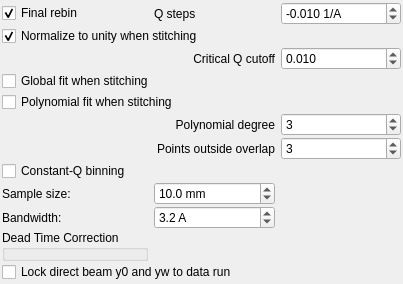
          <widget class="QWidget" name="reflectivity_extraction_global">
           <property name="geometry">
            <rect>
             <x>0</x>
             <y>0</y>
             <width>403</width>
             <height>244</height>
            </rect>
           </property>
           <attribute name="label">
            <string>Reflectivity Extraction (Global)</string>
           </attribute>
           <layout class="QGridLayout" name="gridLayout_3">
            <property name="leftMargin">
             <number>2</number>
            </property>
            <property name="topMargin">
             <number>2</number>
            </property>
            <property name="rightMargin">
             <number>2</number>
            </property>
            <property name="bottomMargin">
             <number>2</number>
            </property>
            <property name="verticalSpacing">
             <number>1</number>
            </property>
            <item row="0" column="1">
             <widget class="QCheckBox" name="final_rebin_checkbox">
              <property name="toolTip">
               <string>Check for apply a final Q rebinning</string>
              </property>
              <property name="text">
               <string>Final rebin</string>
              </property>
              <property name="checked">
               <bool>true</bool>
              </property>
             </widget>
            </item>
            <item row="0" column="2">
             <widget class="QLabel" name="label_45">
              <property name="text">
               <string>Q steps</string>
              </property>
             </widget>
            </item>
            <item row="0" column="3">
             <widget class="QDoubleSpinBox" name="q_rebin_spinbox">
              <property name="toolTip">
               <string>Step size in Q for rebinning. Negative number produce a logarithmic binning</string>
              </property>
              <property name="suffix">
               <string> 1/A</string>
              </property>
              <property name="decimals">
               <number>3</number>
              </property>
              <property name="minimum">
               <double>-0.100000000000000</double>
              </property>
              <property name="maximum">
               <double>0.100000000000000</double>
              </property>
              <property name="singleStep">
               <double>0.001000000000000</double>
              </property>
              <property name="value">
               <double>-0.010000000000000</double>
              </property>
             </widget>
            </item>
            <item row="11" column="1">
             <widget class="DeadTimeEntryPoint" name="deadtime_entry">
              <property name="title">
               <string>Dead Time Correction</string>
              </property>
             </widget>
            </item>
            <item row="12" column="1" colspan="3">
             <widget class="QCheckBox" name="direct_beam_y_lock_checkbox" native="true">
              <property name="text">
               <string>Lock direct beam y0 and yw to data run</string>
              </property>
              <property name="toolTip">
               <string>The direct beam y0 and yw are taken from the data run instead of from the direct beam table</string>
              </property>
             </widget>
            </item>
            <item row="2" column="1" colspan="2">
             <widget class="QCheckBox" name="normalize_to_unity_checkbox">
              <property name="toolTip">
               <string>Normalize the total reflectivity plateau to unity when stitching</string>
              </property>
              <property name="text">
               <string>Normalize to unity when stitching</string>
              </property>
              <property name="checked">
               <bool>true</bool>
              </property>
             </widget>
            </item>
            <item row="3" column="1" colspan="2">
             <widget class="QLabel" name="label_29">
              <property name="text">
               <string>Critical Q cutoff</string>
              </property>
              <property name="alignment">
               <set>Qt::AlignRight|Qt::AlignTrailing|Qt::AlignVCenter</set>
              </property>
             </widget>
            </item>
            <item row="3" column="3">
             <widget class="QDoubleSpinBox" name="normalization_q_cutoff_spinbox">
              <property name="toolTip">
               <string>Q-value below which the reflectivity should be 1.</string>
              </property>
              <property name="decimals">
               <number>3</number>
              </property>
              <property name="singleStep">
               <double>0.001000000000000</double>
              </property>
              <property name="value">
               <double>0.010000000000000</double>
              </property>
             </widget>
            </item>
            <item row="4" column="1" colspan="2">
             <widget class="QCheckBox" name="global_fit_checkbox">
              <property name="text">
               <string>Global fit when stitching</string>
              </property>
              <property name="toolTip">
               <string>Perform stitching fit using all cross-sections</string>
              </property>
             </widget>
            </item>
            <item row="6" column="3">
             <widget class="QSpinBox" name="polynomial_stitching_degree_spinbox">
              <property name="value">
               <number>3</number>
              </property>
             </widget>
            </item>
            <item row="5" column="1" colspan="2">
             <widget class="QCheckBox" name="polynomial_stitching_checkbox">
              <property name="text">
               <string>Polynomial fit when stitching</string>
              </property>
              <property name="toolTip">
               <string>Use polynomial function to determine scaling factors</string>
              </property>
             </widget>
            </item>
            <item row="6" column="1" colspan="2">
             <widget class="QLabel" name="label_56">
              <property name="text">
               <string>Polynomial degree</string>
              </property>
              <property name="alignment">
               <set>Qt::AlignRight|Qt::AlignTrailing|Qt::AlignVCenter</set>
              </property>
             </widget>
            </item>
            <item row="7" column="1" colspan="2">
             <widget class="QLabel" name="label_57">
              <property name="text">
               <string>Points outside overlap</string>
              </property>
              <property name="alignment">
               <set>Qt::AlignRight|Qt::AlignTrailing|Qt::AlignVCenter</set>
              </property>
             </widget>
            </item>
            <item row="7" column="3">
             <widget class="QSpinBox" name="polynomial_stitching_points_spinbox">
              <property name="value">
               <number>3</number>
              </property>
             </widget>
            </item>
            <item row="8" column="1" colspan="2">
             <widget class="QCheckBox" name="fanReflectivity">
              <property name="toolTip">
               <string>&lt;html&gt;&lt;head/&gt;&lt;body&gt;&lt;p&gt;Evaluate Q for each X line of the reflectivity and combine these measurements.&lt;/p&gt;&lt;p&gt;Can be used with a large X-width of e.g. 15 for samples scattering to a large 2θ area.&lt;/p&gt;&lt;/body&gt;&lt;/html&gt;</string>
              </property>
              <property name="text">
               <string>Constant-Q binning</string>
              </property>
             </widget>
            </item>
            <item row="9" column="1">
             <widget class="QLabel" name="label_31">
              <property name="minimumSize">
               <size>
                <width>130</width>
                <height>0</height>
               </size>
              </property>
              <property name="text">
               <string>Sample size:</string>
              </property>
	      <property name="visible">
		<bool>false</bool>
	      </property>
             </widget>
            </item>
            <item row="9" column="2">
              <widget class="QDoubleSpinBox" name="sample_size_spinbox">
		<property name="visible">
		  <bool>false</bool>
		</property>
              <property name="suffix">
               <string> mm</string>
              </property>
              <property name="decimals">
               <number>1</number>
              </property>
              <property name="maximum">
               <double>10000.000000000000000</double>
              </property>
              <property name="value">
               <double>10.000000000000000</double>
              </property>
             </widget>
            </item>
            <item row="10" column="1">
             <widget class="QLabel" name="label_53">
              <property name="text">
               <string>Bandwidth:</string>
              </property>
	      <property name="visible">
		<bool>false</bool>
	      </property>
             </widget>
            </item>
            <item row="10" column="2">
             <widget class="QDoubleSpinBox" name="bandwidth_spinbox">
              <property name="toolTip">
               <string>Bandwidth to use to select the TOF range when loading data.</string>
              </property>
	      <property name="visible">
		<bool>false</bool>
	      </property>
              <property name="suffix">
               <string> A</string>
              </property>
              <property name="decimals">
               <number>1</number>
              </property>
              <property name="singleStep">
               <double>0.100000000000000</double>
              </property>
              <property name="value">
               <double>3.200000000000000</double>
              </property>
             </widget>
            </item>
           </layout>
          </widget>
